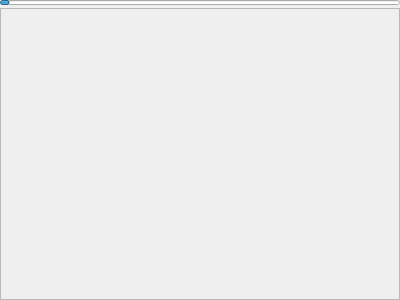
<?xml version="1.0" encoding="UTF-8"?>
<ui version="4.0">
 <class>EntriesPage</class>
 <widget class="QWidget" name="EntriesPage">
  <property name="geometry">
   <rect>
    <x>0</x>
    <y>0</y>
    <width>400</width>
    <height>300</height>
   </rect>
  </property>
  <property name="windowTitle">
   <string>Form</string>
  </property>
  <layout class="QVBoxLayout" name="verticalLayout">
   <property name="spacing">
    <number>3</number>
   </property>
   <property name="leftMargin">
    <number>0</number>
   </property>
   <property name="topMargin">
    <number>0</number>
   </property>
   <property name="rightMargin">
    <number>0</number>
   </property>
   <property name="bottomMargin">
    <number>0</number>
   </property>
   <item>
    <widget class="QProgressBar" name="progress_bar">
     <property name="maximumSize">
      <size>
       <width>16777215</width>
       <height>5</height>
      </size>
     </property>
     <property name="maximum">
      <number>1000</number>
     </property>
     <property name="value">
      <number>24</number>
     </property>
     <property name="textVisible">
      <bool>false</bool>
     </property>
     <property name="invertedAppearance">
      <bool>false</bool>
     </property>
    </widget>
   </item>
   <item>
    <widget class="QScrollArea" name="scrollArea">
     <property name="widgetResizable">
      <bool>true</bool>
     </property>
     <widget class="QWidget" name="content">
      <property name="geometry">
       <rect>
        <x>0</x>
        <y>0</y>
        <width>398</width>
        <height>290</height>
       </rect>
      </property>
     </widget>
    </widget>
   </item>
  </layout>
 </widget>
 <resources/>
 <connections/>
</ui>
